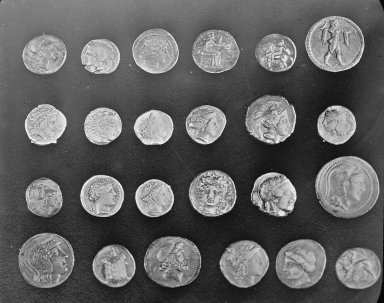
#> input picture skimage.data.coins(), 384 x 303 px
$ python segm.py ../../hw/MachInt/h4p1.png
#> lines starting #> are read from the running program, lines starting #| are printed output that depends on the picture
'''
skimage segmentation
http://scikit-image.org/docs/dev/user_guide/tutorial_segmentation.html
http://scikit-image.org/docs/dev/auto_examples/segmentation/plot_join_segmentations.html#sphx-glr-auto-examples-segmentation-plot-join-segmentations-py
'''
import sys, os, re
import numpy as np
from skimage import filters, measure, segmentation, color, data
import pylab as lab
from PIL import Image
import IPython

img = data.coins()
#> img is the input picture: shape (303, 384); min 1, max 252, mean 96.9
if len(sys.argv) > 1:
    img = Image.open(sys.argv[1]).convert('RGB')
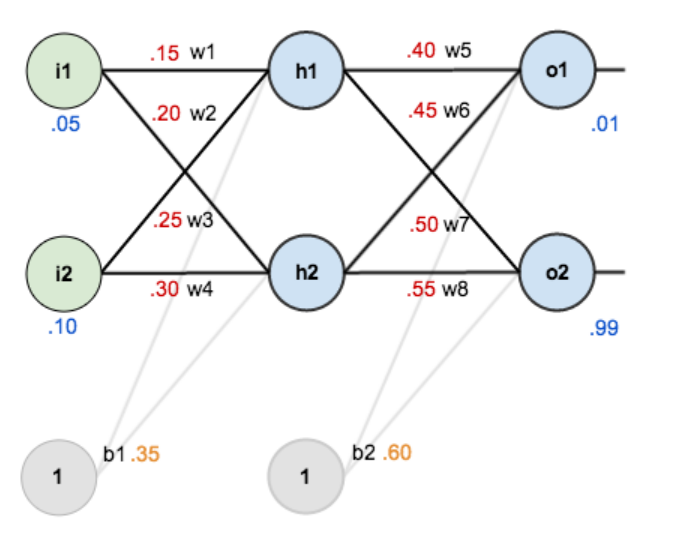
#> input picture hw/MachInt/h4p1.png, 677 x 551 px
#> img: PIL image 677x551 RGB
    img = np.array(img)

seg = segmentation.slic(img, n_segments=300, sigma=1, compactness=30)
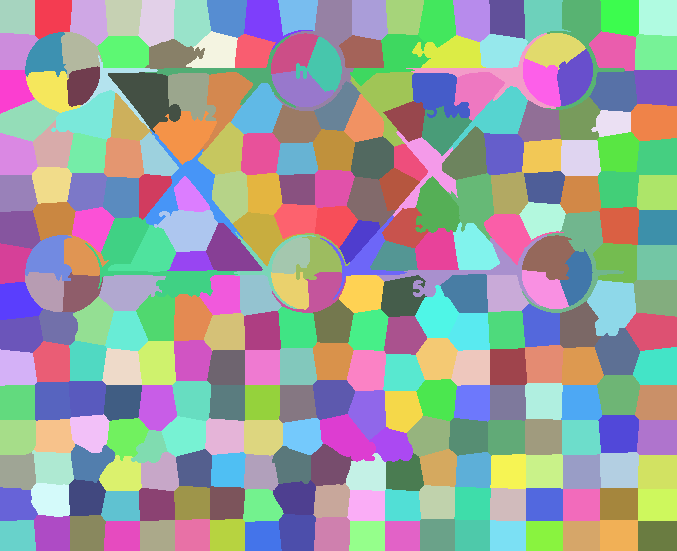
#> seg: shape (551, 677) int64; 284 distinct labels, from 1 to 284; one colour per label, 0 black
lab.imshow(seg)
#> (this line was passed over: IPython is not available in this run)
lab.show()

color = color.label2rgb(seg, image=img, image_alpha=0.5)
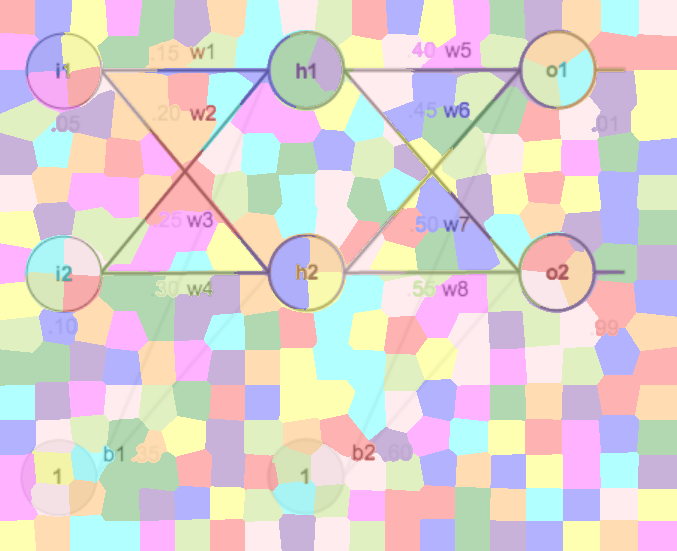
#> color: shape (551, 677, 3) float64; mean R, G, B 0.865, 0.825, 0.82

lab.imshow(color)
#> (this line was passed over: IPython is not available in this run)
lab.show()

np.set_printoptions(threshold=np.inf)
IPython.embed()
